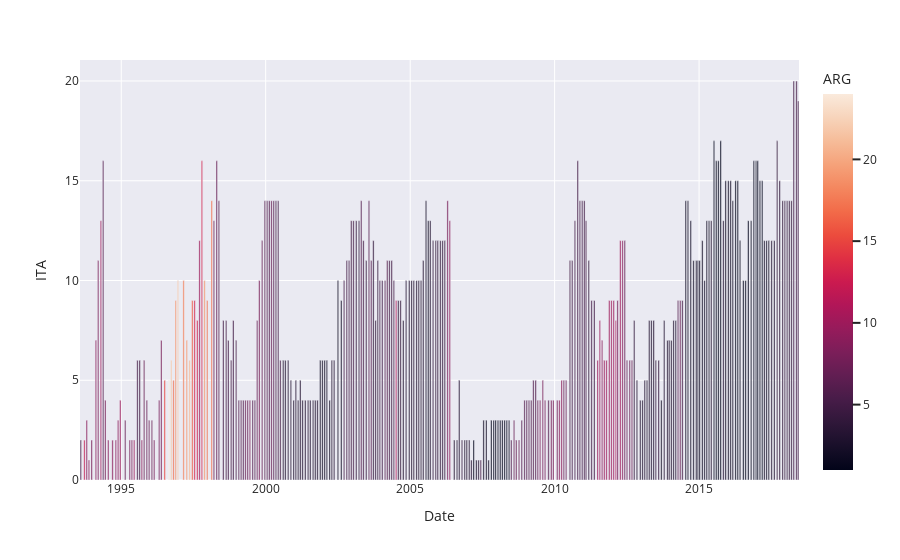

Notebook cell for this chart:
### Code cell
px.bar(df , x='Date' , y='ITA' , color= 'ARG'  , template='seaborn')

### Figure 1 — Plotly figure (JSON) as saved in the notebook; plotly's stock layout.template omitted (floating-point values rounded to 4 significant figures; data arrays with more than 128 entries replaced by an {"elided": "..."} marker saying what was removed)
{"data": [{"alignmentgroup": "True", "hovertemplate": "Date=%{x}<br>ITA=%{y}<br>ARG=%{marker.color}<extra></extra>", "legendgroup": "", "marker": {"color": {"elided": "286 int values"}, "coloraxis": "coloraxis", "pattern": {"shape": ""}}, "name": "", "offsetgroup": "", "orientation": "v", "showlegend": false, "textposition": "auto", "type": "bar", "x": {"elided": "286 str values"}, "xaxis": "x", "y": {"elided": "286 int values"}, "yaxis": "y"}], "layout": {"barmode": "relative", "coloraxis": {"colorbar": {"title": {"text": "ARG"}}, "colorscale": [[0, "rgb(2,4,25)"], [0.0625, "rgb(24,15,41)"], [0.125, "rgb(47,23,57)"], [0.1875, "rgb(71,28,72)"], [0.25, "rgb(97,30,82)"], [0.3125, "rgb(123,30,89)"], [0.375, "rgb(150,27,91)"], [0.4375, "rgb(177,22,88)"], [0.5, "rgb(203,26,79)"], [0.5625, "rgb(223,47,67)"], [0.625, "rgb(236,76,61)"], [0.6875, "rgb(242,107,73)"], [0.75, "rgb(244,135,95)"], [0.8125, "rgb(245,162,122)"], [0.875, "rgb(246,188,153)"], [0.9375, "rgb(247,212,187)"], [1, "rgb(250,234,220)"]]}, "legend": {"tracegroupgap": 0}, "margin": {"t": 60}, "xaxis": {"anchor": "y", "domain": [0, 1], "title": {"text": "Date"}}, "yaxis": {"anchor": "x", "domain": [0, 1], "title": {"text": "ITA"}}}}
